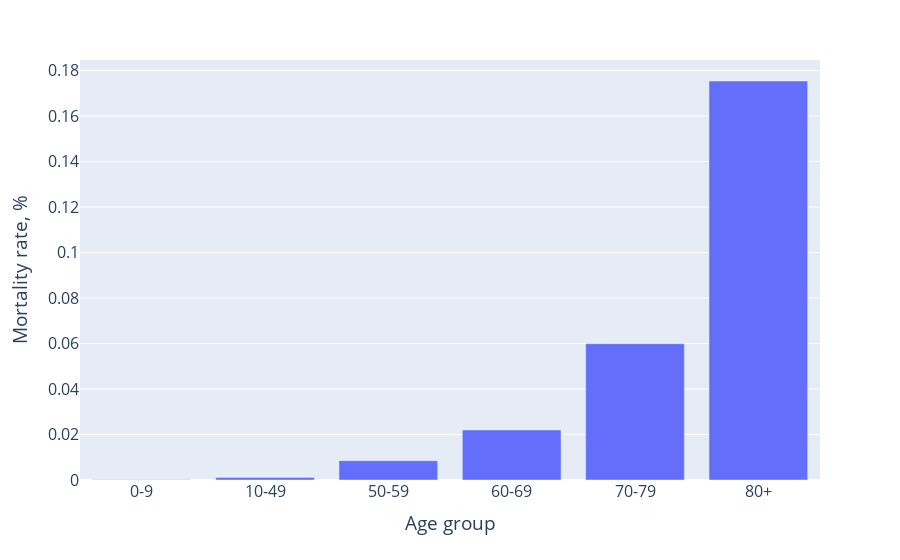

The notebook cell saved with this chart:
### Code cell
fig = px.bar(df, x='age', y='mortality')
fig.update_layout(
        yaxis_title='Mortality rate, %',
        xaxis_title='Age group',
        font_size=16
    )

### Figure 1 — Plotly figure (JSON) as saved in the notebook; plotly's stock layout.template omitted (floating-point values rounded to 4 significant figures)
{"data": [{"alignmentgroup": "True", "hovertemplate": "age=%{x}<br>mortality=%{y}<extra></extra>", "legendgroup": "", "marker": {"color": "#636efa"}, "name": "", "offsetgroup": "", "orientation": "v", "showlegend": false, "textposition": "auto", "type": "bar", "x": ["0-9", "10-49", "50-59", "60-69", "70-79", "80+"], "xaxis": "x", "y": [6.285e-05, 0.001148, 0.008491, 0.02202, 0.05991, 0.1754], "yaxis": "y"}], "layout": {"barmode": "relative", "font": {"size": 16}, "legend": {"tracegroupgap": 0}, "margin": {"t": 60}, "xaxis": {"anchor": "y", "domain": [0, 1], "title": {"text": "Age group"}}, "yaxis": {"anchor": "x", "domain": [0, 1], "title": {"text": "Mortality rate, %"}}}}
